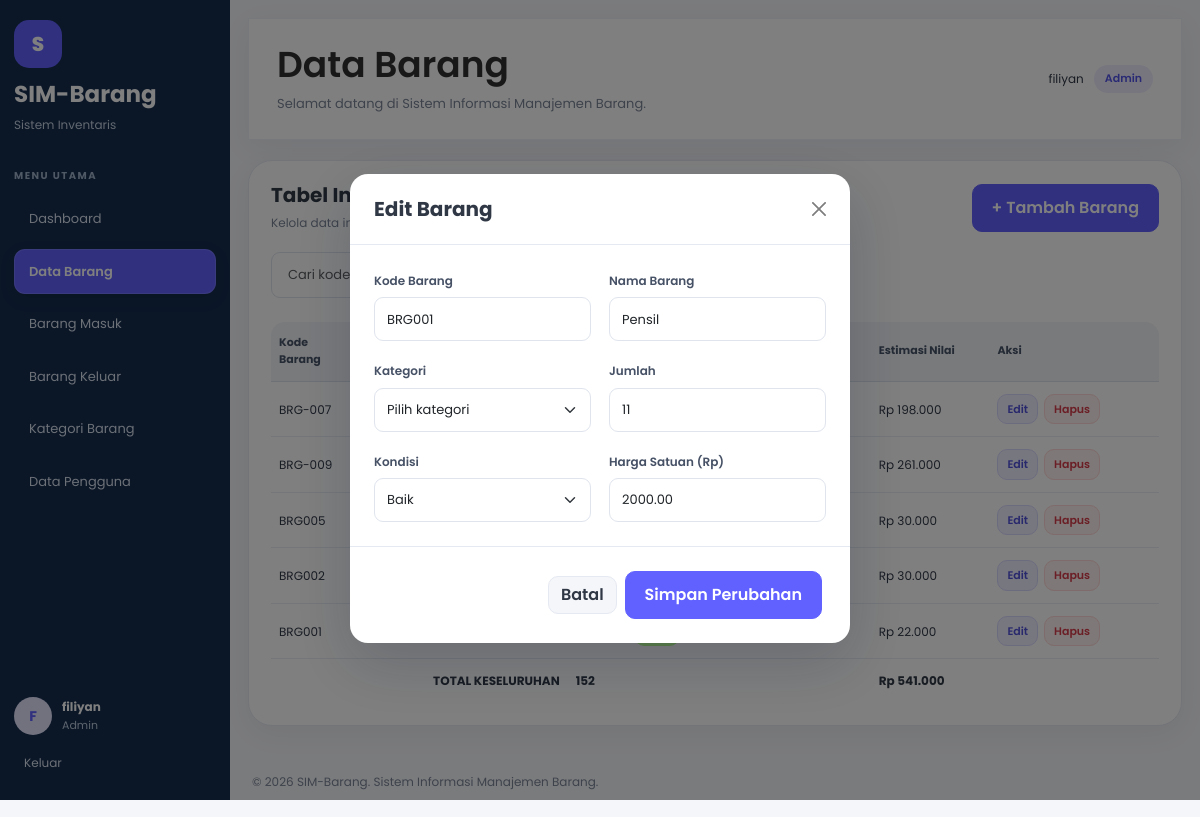
Page /index.php?page=barang&edit=1 (signed in) on the committed database.
### tables this page shows
CREATE TABLE `barang` (
  `id_barang` int NOT NULL,
  `kode_barang` varchar(20) NOT NULL,
  `nama_barang` varchar(255) NOT NULL,
  `id_kategori` int NOT NULL,
  `jumlah` int NOT NULL,
  `kondisi` enum('Baik','Rusak Ringan','Rusak Berat') NOT NULL,
  `harga_satuan` decimal(12,2) NOT NULL
);

### pages/barang.php (the view, shortened to what this page needs)
<?php
$role = $_SESSION['role'] ?? ($role ?? '');
$role = trim((string) $role);
$isAdmin = strtolower($role) === 'admin';
$dataBarang = $pdo->query(
    'SELECT b.id_barang, b.kode_barang, b.nama_barang,
            b.id_kategori, b.jumlah, b.kondisi, b.harga_satuan,
            k.nama_kategori
     FROM barang b
     LEFT JOIN kategori k ON b.id_kategori = k.id_kategori
     ORDER BY b.id_barang DESC'
)->fetchAll(PDO::FETCH_ASSOC);
$barangEdit = null;
if ($isAdmin && isset($_GET['edit'])) {
    $idEdit = filter_var($_GET['edit'], FILTER_VALIDATE_INT);
    if ($idEdit && $idEdit > 0) {
        $stmt = $pdo->prepare(
            'SELECT * FROM barang WHERE id_barang = ?'
        );
        $stmt->execute([$idEdit]);
        $barangEdit = $stmt->fetch(PDO::FETCH_ASSOC) ?: null;
    }
}
$totalJumlah = 0;
$totalAset = 0;
foreach ($dataBarang as $barang) {
    $jumlah = (int) $barang['jumlah'];
    $harga = (float) $barang['harga_satuan'];
    $totalJumlah += $jumlah;
    $totalAset += $jumlah * $harga;
}
?>
<section class="content-card">
    <div class="section-heading">
        <div>
            <h2>Tabel Inventaris Barang</h2>
            <p>Kelola data inventaris yang tersimpan di database.</p>
        </div>
        <?php if ($isAdmin): ?>
            <button
                class="btn btn-primary"
                type="button"
                data-bs-toggle="modal"
                data-bs-target="#modalBarang">
                + Tambah Barang
            </button>
        <?php endif; ?>
    </div>
    <div class="table-toolbar">
    </div>
    <div class="table-responsive">
        <table class="table align-middle" id="tabel-barang">
            <thead>
                <tr>
                    <th>Kode Barang</th>
                    <th>Nama Barang</th>
                    <th>Kategori</th>
                    <th>Jumlah</th>
                    <th>Kondisi</th>
                    <th>Harga Satuan</th>
                    <th>Estimasi Nilai</th>
                    <th>Aksi</th>
                </tr>
            </thead>
            <tbody>
                <?php if (!empty($dataBarang)): ?>
                    <?php foreach ($dataBarang as $barang): ?>
                        <tr>
                            <td>
                                <?= h($barang['kode_barang']) ?>
                            </td>
                            <td>
                            </td>
                            <td>
                            </td>
                            <td>
                            </td>
                            <td>
                                <span class="status-badge">
                                </span>
                            </td>
                            <td>
                            </td>
                            <td>
                                Rp <?= number_format(
                                        (float) $barang['jumlah']
                                            * (float) $barang['harga_satuan'],
                                        0,
                                        ',',
                                        '.'
                                    ) ?>
                            </td>
                            <td>
                                <div class="action-buttons">
                                    <a
                                        class="btn btn-sm btn-edit"
                                        href="index.php?page=barang&amp;edit=<?= (int) $barang['id_barang'] ?>">
                                        Edit
                                    </a>
                                    <form
                                        method="POST"
                                        action="index.php?page=barang"
                                        onsubmit="return confirm('Yakin ingin menghapus barang ini?');">
                                        <button
                                            type="submit"
                                            class="btn btn-sm btn-delete">
                                            Hapus
                                        </button>
                                    </form>
                                </div>
                            </td>
                        </tr>
                    <?php endforeach; ?>
                    <tr class="table-total">
                        <td colspan="3" class="text-end">
                            <strong>TOTAL KESELURUHAN</strong>
                        </td>
                        <td>
                            <strong>
                                <?= number_format($totalJumlah, 0, ',', '.') ?>
                            </strong>
                        </td>
                        <td colspan="2"></td>
                        <td>
                            <strong>
                                Rp <?= number_format($totalAset, 0, ',', '.') ?>
                            </strong>
                        </td>
                        <td></td>
                    </tr>
                <?php endif; ?>
            </tbody>
        </table>
    </div>
</section>
<?php if ($isAdmin): ?>
    <?php if ($barangEdit): ?>
        <div
            class="modal fade"
            id="modalEditBarang"
            tabindex="-1"
            aria-labelledby="judulModalEdit"
            aria-hidden="true">
            <div class="modal-dialog modal-dialog-centered">
                <div class="modal-content">
                    <form method="POST" action="index.php?page=barang">
                        <div class="modal-header">
                            <h5 class="modal-title" id="judulModalEdit">
                                Edit Barang
                            </h5>
                            <button
                                type="button"
                                class="btn-close"
                                data-bs-dismiss="modal"
                                aria-label="Tutup"></button>
                        </div>
                        <div class="modal-body form-grid">
                            <div>
                                <label class="form-label" for="edit_kode">
                                    Kode Barang
                                </label>
                                <input
                                    type="text"
                                    class="form-control"
                                    id="edit_kode"
                                    name="kode_barang"
                                    value="<?= h($barangEdit['kode_barang']) ?>"
                                    required>
                            </div>
                            <div>
                                <label class="form-label" for="edit_nama">
                                    Nama Barang
                                </label>
                                <input
                                    type="text"
                                    class="form-control"
                                    id="edit_nama"
                                    name="nama_barang"
                                    value="<?= h($barangEdit['nama_barang']) ?>"
                                    required>
                            </div>
                            <div>
                                <label class="form-label" for="edit_kategori">
                                    Kategori
                                </label>
                                <select
                                    class="form-select"
                                    id="edit_kategori"
                                    name="id_kategori"
                                    required>
                                    <option value="">Pilih kategori</option>
                                </select>
                            </div>
                            <div>
                                <label class="form-label" for="edit_jumlah">
                                    Jumlah
                                </label>
                                <input
                                    type="number"
                                    class="form-control"
                                    id="edit_jumlah"
                                    name="jumlah"
                                    min="1"
                                    step="1"
                                    value="<?= (int) $barangEdit['jumlah'] ?>"
                                    required>
                            </div>
                            <div>
                                <label class="form-label" for="edit_kondisi">
                                    Kondisi
                                </label>
                                <select
                                    class="form-select"
                                    id="edit_kondisi"
                                    name="kondisi"
                                    required>
                                    <?php
                                    $pilihanKondisi = [
                                        'Baik',
                                        'Rusak Ringan',
                                        'Rusak Berat'
                                    ];
                                    ?>
                                    <?php foreach ($pilihanKondisi as $pilihan): ?>
                                        <option
                                            value="<?= h($pilihan) ?>"
                                            <?= $barangEdit['kondisi'] === $pilihan ? 'selected' : '' ?>>
                                            <?= h($pilihan) ?>
                                        </option>
                                    <?php endforeach; ?>
                                </select>
                            </div>
                            <div>
                                <label class="form-label" for="edit_harga">
                                    Harga Satuan (Rp)
                                </label>
                                <input
                                    type="number"
                                    class="form-control"
                                    id="edit_harga"
                                    name="harga_satuan"
                                    min="0"
                                    step="0.01"
                                    value="<?= h($barangEdit['harga_satuan']) ?>"
                                    required>
                            </div>
                        </div>
                        <div class="modal-footer">
                            <a
                                href="index.php?page=barang"
                                class="btn btn-light">
                                Batal
                            </a>
                            <button type="submit" class="btn btn-primary">
                                Simpan Perubahan
                            </button>
                        </div>
                    </form>
                </div>
            </div>
        </div>
    <?php endif; ?>
<?php endif; ?>

### rows in the picture
barang: kode_barang "BRG-007", jumlah+harga_satuan "198.000"
barang: kode_barang "BRG-009", jumlah+harga_satuan "261.000"
barang: kode_barang "BRG005", jumlah+harga_satuan "30.000"
barang: kode_barang "BRG002", jumlah+harga_satuan "30.000"
barang: kode_barang "BRG001", jumlah+harga_satuan "22.000", nama_barang "Pensil", jumlah "11", harga_satuan "2000.00"

### other values in the picture
$label "Dashboard"
$label "Data Barang"
$label "Barang Masuk"
$label "Barang Keluar"
$label "Kategori Barang"
$label "Data Pengguna"
substr($namaPengguna, 0, 1) "F"
$namaPengguna "filiyan"
$role "Admin"
$judul "Data Barang"
$totalJumlah "152"
$totalAset "541.000"
form field kondisi "Baik"
